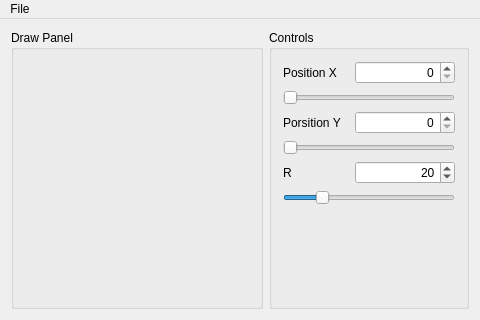
<?xml version="1.0" encoding="UTF-8"?>
<ui version="4.0">
 <class>MainWindow</class>
 <widget class="QMainWindow" name="MainWindow">
  <property name="geometry">
   <rect>
    <x>0</x>
    <y>0</y>
    <width>480</width>
    <height>320</height>
   </rect>
  </property>
  <property name="minimumSize">
   <size>
    <width>480</width>
    <height>320</height>
   </size>
  </property>
  <property name="windowTitle">
   <string>Circle</string>
  </property>
  <widget class="QWidget" name="centralWidget">
   <layout class="QHBoxLayout" name="horizontalLayout_4">
    <item>
     <widget class="QGroupBox" name="groupBox">
      <property name="sizePolicy">
       <sizepolicy hsizetype="Expanding" vsizetype="Preferred">
        <horstretch>0</horstretch>
        <verstretch>0</verstretch>
       </sizepolicy>
      </property>
      <property name="title">
       <string>Draw Panel</string>
      </property>
      <layout class="QHBoxLayout" name="horizontalLayout_5">
       <item>
        <widget class="DrawWidget" name="widget" native="true"/>
       </item>
      </layout>
     </widget>
    </item>
    <item>
     <widget class="QGroupBox" name="groupBox_2">
      <property name="minimumSize">
       <size>
        <width>200</width>
        <height>0</height>
       </size>
      </property>
      <property name="maximumSize">
       <size>
        <width>200</width>
        <height>16777215</height>
       </size>
      </property>
      <property name="title">
       <string>Controls</string>
      </property>
      <layout class="QVBoxLayout" name="verticalLayout">
       <item>
        <layout class="QHBoxLayout" name="horizontalLayout">
         <item>
          <widget class="QLabel" name="label">
           <property name="text">
            <string>Position X</string>
           </property>
          </widget>
         </item>
         <item>
          <spacer name="horizontalSpacer">
           <property name="orientation">
            <enum>Qt::Horizontal</enum>
           </property>
           <property name="sizeHint" stdset="0">
            <size>
             <width>40</width>
             <height>20</height>
            </size>
           </property>
          </spacer>
         </item>
         <item>
          <widget class="QSpinBox" name="spinBox">
           <property name="minimumSize">
            <size>
             <width>100</width>
             <height>0</height>
            </size>
           </property>
           <property name="maximumSize">
            <size>
             <width>100</width>
             <height>16777215</height>
            </size>
           </property>
           <property name="alignment">
            <set>Qt::AlignRight|Qt::AlignTrailing|Qt::AlignVCenter</set>
           </property>
           <property name="minimum">
            <number>0</number>
           </property>
           <property name="maximum">
            <number>99</number>
           </property>
           <property name="value">
            <number>0</number>
           </property>
          </widget>
         </item>
        </layout>
       </item>
       <item>
        <widget class="QSlider" name="horizontalSlider">
         <property name="minimum">
          <number>0</number>
         </property>
         <property name="maximum">
          <number>99</number>
         </property>
         <property name="orientation">
          <enum>Qt::Horizontal</enum>
         </property>
        </widget>
       </item>
       <item>
        <layout class="QHBoxLayout" name="horizontalLayout_2">
         <item>
          <widget class="QLabel" name="label_2">
           <property name="text">
            <string>Porsition Y</string>
           </property>
          </widget>
         </item>
         <item>
          <spacer name="horizontalSpacer_2">
           <property name="orientation">
            <enum>Qt::Horizontal</enum>
           </property>
           <property name="sizeHint" stdset="0">
            <size>
             <width>40</width>
             <height>20</height>
            </size>
           </property>
          </spacer>
         </item>
         <item>
          <widget class="QSpinBox" name="spinBox_2">
           <property name="minimumSize">
            <size>
             <width>100</width>
             <height>0</height>
            </size>
           </property>
           <property name="maximumSize">
            <size>
             <width>100</width>
             <height>16777215</height>
            </size>
           </property>
           <property name="alignment">
            <set>Qt::AlignRight|Qt::AlignTrailing|Qt::AlignVCenter</set>
           </property>
           <property name="minimum">
            <number>0</number>
           </property>
           <property name="maximum">
            <number>99</number>
           </property>
           <property name="value">
            <number>0</number>
           </property>
          </widget>
         </item>
        </layout>
       </item>
       <item>
        <widget class="QSlider" name="horizontalSlider_2">
         <property name="minimum">
          <number>0</number>
         </property>
         <property name="maximum">
          <number>99</number>
         </property>
         <property name="value">
          <number>0</number>
         </property>
         <property name="orientation">
          <enum>Qt::Horizontal</enum>
         </property>
        </widget>
       </item>
       <item>
        <layout class="QHBoxLayout" name="horizontalLayout_3">
         <item>
          <widget class="QLabel" name="label_3">
           <property name="text">
            <string>R</string>
           </property>
          </widget>
         </item>
         <item>
          <spacer name="horizontalSpacer_3">
           <property name="orientation">
            <enum>Qt::Horizontal</enum>
           </property>
           <property name="sizeHint" stdset="0">
            <size>
             <width>40</width>
             <height>20</height>
            </size>
           </property>
          </spacer>
         </item>
         <item>
          <widget class="QSpinBox" name="spinBox_3">
           <property name="minimumSize">
            <size>
             <width>100</width>
             <height>0</height>
            </size>
           </property>
           <property name="maximumSize">
            <size>
             <width>100</width>
             <height>16777215</height>
            </size>
           </property>
           <property name="alignment">
            <set>Qt::AlignRight|Qt::AlignTrailing|Qt::AlignVCenter</set>
           </property>
           <property name="minimum">
            <number>0</number>
           </property>
           <property name="maximum">
            <number>99</number>
           </property>
           <property name="value">
            <number>20</number>
           </property>
          </widget>
         </item>
        </layout>
       </item>
       <item>
        <widget class="QSlider" name="horizontalSlider_3">
         <property name="minimum">
          <number>0</number>
         </property>
         <property name="maximum">
          <number>99</number>
         </property>
         <property name="value">
          <number>20</number>
         </property>
         <property name="orientation">
          <enum>Qt::Horizontal</enum>
         </property>
        </widget>
       </item>
       <item>
        <spacer name="verticalSpacer">
         <property name="orientation">
          <enum>Qt::Vertical</enum>
         </property>
         <property name="sizeHint" stdset="0">
          <size>
           <width>20</width>
           <height>86</height>
          </size>
         </property>
        </spacer>
       </item>
      </layout>
     </widget>
    </item>
   </layout>
  </widget>
  <widget class="QMenuBar" name="menuBar">
   <property name="geometry">
    <rect>
     <x>0</x>
     <y>0</y>
     <width>480</width>
     <height>21</height>
    </rect>
   </property>
   <widget class="QMenu" name="menuFile">
    <property name="title">
     <string>File</string>
    </property>
    <addaction name="actionSave_config"/>
    <addaction name="actionLoad_config"/>
    <addaction name="actionSave_image"/>
    <addaction name="actionExit"/>
   </widget>
   <addaction name="menuFile"/>
  </widget>
  <action name="actionSave_config">
   <property name="text">
    <string>Save config</string>
   </property>
  </action>
  <action name="actionLoad_config">
   <property name="text">
    <string>Load config</string>
   </property>
  </action>
  <action name="actionExit">
   <property name="text">
    <string>Exit</string>
   </property>
  </action>
  <action name="actionSave_Image">
   <property name="text">
    <string>Save Image</string>
   </property>
  </action>
  <action name="actionSave_image">
   <property name="text">
    <string>Save image</string>
   </property>
  </action>
 </widget>
 <layoutdefault spacing="6" margin="11"/>
 <customwidgets>
  <customwidget>
   <class>DrawWidget</class>
   <extends>QWidget</extends>
   <header>drawwidget.h</header>
   <container>1</container>
  </customwidget>
 </customwidgets>
 <resources/>
 <connections>
  <connection>
   <sender>spinBox</sender>
   <signal>valueChanged(int)</signal>
   <receiver>horizontalSlider</receiver>
   <slot>setValue(int)</slot>
   <hints>
    <hint type="sourcelabel">
     <x>409</x>
     <y>63</y>
    </hint>
    <hint type="destinationlabel">
     <x>370</x>
     <y>90</y>
    </hint>
   </hints>
  </connection>
  <connection>
   <sender>spinBox_2</sender>
   <signal>valueChanged(int)</signal>
   <receiver>horizontalSlider_2</receiver>
   <slot>setValue(int)</slot>
   <hints>
    <hint type="sourcelabel">
     <x>409</x>
     <y>116</y>
    </hint>
    <hint type="destinationlabel">
     <x>370</x>
     <y>143</y>
    </hint>
   </hints>
  </connection>
  <connection>
   <sender>spinBox_3</sender>
   <signal>valueChanged(int)</signal>
   <receiver>horizontalSlider_3</receiver>
   <slot>setValue(int)</slot>
   <hints>
    <hint type="sourcelabel">
     <x>409</x>
     <y>169</y>
    </hint>
    <hint type="destinationlabel">
     <x>370</x>
     <y>196</y>
    </hint>
   </hints>
  </connection>
  <connection>
   <sender>horizontalSlider</sender>
   <signal>valueChanged(int)</signal>
   <receiver>spinBox</receiver>
   <slot>setValue(int)</slot>
   <hints>
    <hint type="sourcelabel">
     <x>370</x>
     <y>90</y>
    </hint>
    <hint type="destinationlabel">
     <x>409</x>
     <y>63</y>
    </hint>
   </hints>
  </connection>
  <connection>
   <sender>horizontalSlider_2</sender>
   <signal>valueChanged(int)</signal>
   <receiver>spinBox_2</receiver>
   <slot>setValue(int)</slot>
   <hints>
    <hint type="sourcelabel">
     <x>370</x>
     <y>143</y>
    </hint>
    <hint type="destinationlabel">
     <x>409</x>
     <y>116</y>
    </hint>
   </hints>
  </connection>
  <connection>
   <sender>horizontalSlider_3</sender>
   <signal>valueChanged(int)</signal>
   <receiver>spinBox_3</receiver>
   <slot>setValue(int)</slot>
   <hints>
    <hint type="sourcelabel">
     <x>370</x>
     <y>196</y>
    </hint>
    <hint type="destinationlabel">
     <x>409</x>
     <y>169</y>
    </hint>
   </hints>
  </connection>
  <connection>
   <sender>actionExit</sender>
   <signal>triggered()</signal>
   <receiver>MainWindow</receiver>
   <slot>close()</slot>
   <hints>
    <hint type="sourcelabel">
     <x>-1</x>
     <y>-1</y>
    </hint>
    <hint type="destinationlabel">
     <x>239</x>
     <y>159</y>
    </hint>
   </hints>
  </connection>
 </connections>
</ui>
